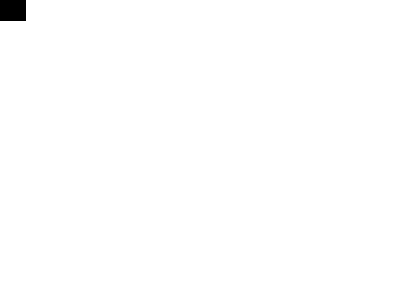
Frame 1 (no input)
Frame 60 (the mouse pressed at the canvas centre just before this capture): identical to frame 1, image omitted
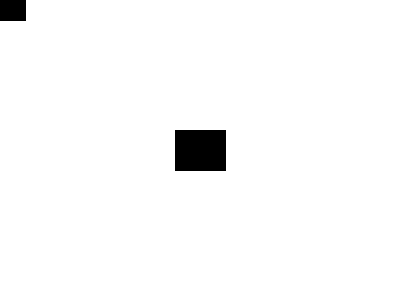
Frame 120 (the mouse held since frame 60 and released just before this capture)

The Processing sketch that drew these frames (run headless with seeded random() and noise(); from frame 60 on, the mouse is pressed at the canvas centre):

// Processing sketch: icm_week2_tues
// ── icm_week2_tues.pde


void setup() {
  size(400,300);
  background(255);
}

void draw() {


  fill(0);

  rectMode(CENTER);
  rect(mouseX,mouseY,50,40);

  // invisible line of code where the display is updated
}

void mousePressed() {
  background(255);
}
